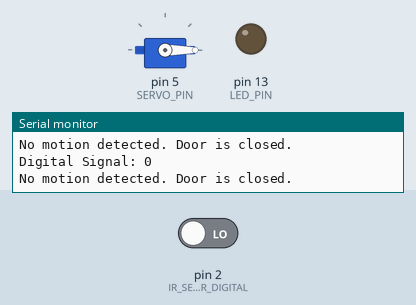
A sketch run on a simulated Arduino Uno, built with avr-gcc and run on an emulated ATmega328P. Shown: servo, output pins drawn as LEDs (lit = HIGH), the last lines printed to the serial monitor. Inputs (shaded band) come from the test bench; at power-on: pin 2 (IR_SENSOR_DIGITAL) LOW.

Above: at 1.2 s.
1.3 s: pin 2 (IR_SENSOR_DIGITAL) driven HIGH
At 2.2 s:
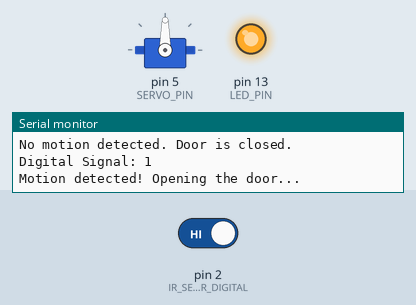
4.3 s: pin 2 (IR_SENSOR_DIGITAL) driven LOW
At 6.6 s:
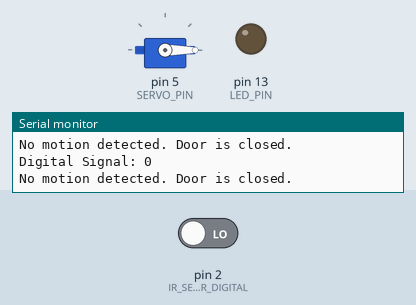
Timing chart, 0 to 8.1 s (numbered marks = the images above; inputs shaded):
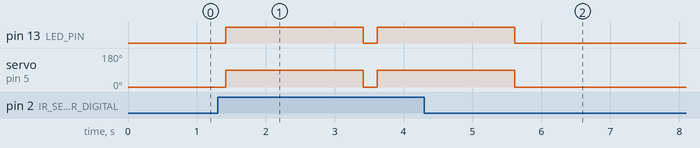

Measured:
- after the input at 1.3 s, pin 13 (LED_PIN): LOW → HIGH after 0.12 s, → LOW 2.0 s later, → HIGH 0.20 s later; servo on pin 5 (SERVO_PIN): 0° → 90° after 0.12 s, → 0° 2.0 s later, → 90° 0.20 s later
- after the input at 4.3 s, pin 13 (LED_PIN): goes on until 5.6 s, then stays LOW; servo on pin 5 (SERVO_PIN): goes on until 5.6 s, then stays 0°

The sketch:

sketch_jan30a.ino
```cpp
#include <Servo.h>  // Include the Servo library

// Pin configuration
const int IR_SENSOR_DIGITAL = 2;   // IR sensor digital output pin
const int LED_PIN = 13;             // LED pin
const int SERVO_PIN = 5;            // Servo motor control pin

Servo doorServo;                    // Create a servo object

// Function to initialize components
void setup() {
  // Configure pins
  pinMode(IR_SENSOR_DIGITAL, INPUT);  // Set IR sensor digital pin as input
  pinMode(LED_PIN, OUTPUT);           // Set LED pin as output

  // Attach the servo motor and set its initial position
  doorServo.attach(SERVO_PIN);
  doorServo.write(0);                // Keep the door closed at startup
  digitalWrite(LED_PIN, LOW);        // Turn off the LED initially

  // Start serial communication for debugging
  Serial.begin(9600);
  Serial.println("System Initialized");
}

// Main loop function
void loop() {
  // Read the digital state of the IR sensor
  int irDigitalState = digitalRead(IR_SENSOR_DIGITAL);

  // Debugging: Print sensor value to the Serial Monitor
  Serial.print("Digital Signal: ");
  Serial.println(irDigitalState);

  // If motion is detected (IR sensor digital output is HIGH)
  if (irDigitalState == HIGH) {
    Serial.println("Motion detected! Opening the door...");

    // Turn on the LED while the door is opening/operating
    digitalWrite(LED_PIN, HIGH);

    // Open the door
    doorServo.write(90); // Open the door to 90 degrees
    delay(2000);         // Keep the door open for 2 seconds

    Serial.println("Closing the door...");
    doorServo.write(0);  // Close the door (0 degrees)

    // Turn off the LED after the door is closed
    digitalWrite(LED_PIN, LOW); // Turn off the LED
  } else {
    // No motion detected
    Serial.println("No motion detected. Door is closed.");
    // Ensure the door remains closed
    doorServo.write(0);
    digitalWrite(LED_PIN, LOW); // Turn off the LED when door is closed
  }

  delay(200); // Small delay for stability
}
```
